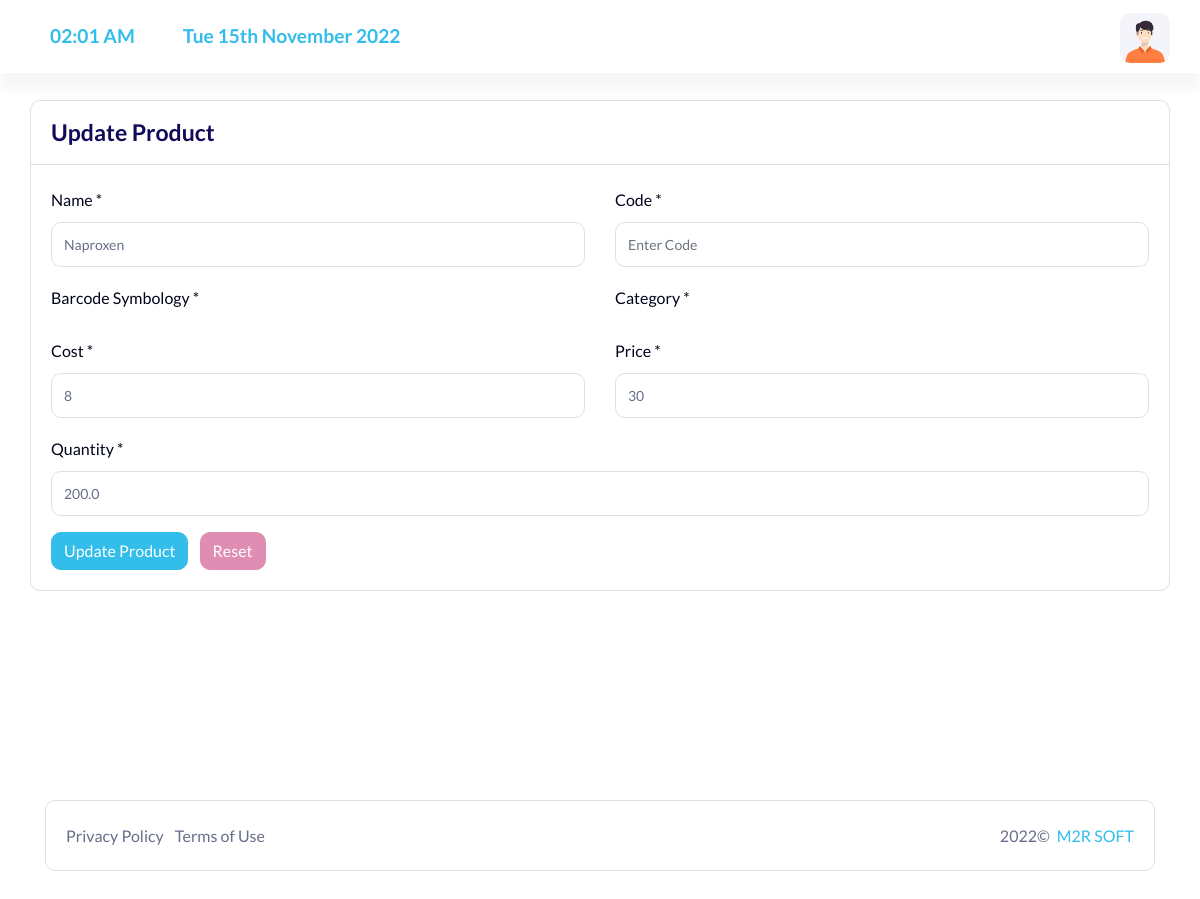
The app's page /edit/product/9 with its own data.
### App1/models.py (models this page shows)
class invent(models.Model):
    id=models.BigAutoField(primary_key=True)
    name=models.CharField(max_length=500)
    buying_price=models.CharField(max_length=1000)
    qutity=models.FloatField(max_length=1000)
    selling_price=models.CharField(max_length=1000)

### App1/views.py (the view)
# urls.py: path('edit/product/<int:id>',views.edit_product,name="ep")
def edit_product(request,id):
    if request.method == "POST":
        name = request.POST['pname']
        buying_price = request.POST['buying_price']
        qutity = request.POST['qutity']
        selling_price = request.POST['selling_price']
        x=invent.objects.get(id=id)
        x.name=name
        x.buying_price=buying_price
        x.qutity=qutity
        x.selling_price=selling_price
        x.save()
        return redirect('/')
    else:
        obj = invent.objects.get(id=id)
        return render(request, 'edit.html', {'obj': obj})

### templates/edit.html (shortened to what this page needs)
{% extends 'main.html' %}
{% block body %}
{%load static%}
    <div class="content-page">
     <div class="container-fluid add-form-list">
        <div class="row">
            <div class="col-sm-12">
                <div class="card">
                    <div class="card-header d-flex justify-content-between">
                        <div class="header-title">
                            <h4 class="card-title">Update Product</h4>
                        </div>
                    </div>
                    <div class="card-body">
                        <form method="POST" action="">
                            <div class="row">
                                <div class="col-md-6">
                                    <div class="form-group">
                                        <label>Name *</label>
                                        <input type="text" name="pname" class="form-control" placeholder="Enter Name" data-errors="Please Enter Name." value="{{obj.name}}">
                                    </div>
                                </div>
                                <div class="col-md-6">
                                    <div class="form-group">
                                        <label>Code *</label>
                                        <input type="text" class="form-control" placeholder="Enter Code" data-errors="Please Enter Code." >
                                    </div>
                                </div>
                                <div class="col-md-6">
                                    <div class="form-group">
                                        <label>Barcode Symbology *</label>
                                    </div>
                                </div>
                                <div class="col-md-6">
                                    <div class="form-group">
                                        <label>Category *</label>
                                    </div>
                                </div>
                                <div class="col-md-6">
                                    <div class="form-group">
                                        <label>Cost *</label>
                                        <input type="text" name="buying_price" class="form-control" placeholder="Enter Cost" data-errors="Please Enter Cost." value="{{obj.buying_price}}">
                                    </div>
                                </div>
                                <div class="col-md-6">
                                    <div class="form-group">
                                        <label>Price *</label>
                                        <input type="text" name="selling_price" class="form-control" placeholder="Enter Price" data-errors="Please Enter Price." value="{{obj.selling_price}}">
                                    </div>
                                </div>
                                <div class="col-md-12">
                                    <div class="form-group">
                                        <label>Quantity *</label>
                                        <input type="number" name="qutity" class="form-control" placeholder="Enter Quantity" value="{{obj.qutity}}">
                                    </div>
                                </div>
                            </div>
                            <button type="submit" class="btn btn-primary mr-2">Update Product</button>
                            <button type="reset" class="btn btn-danger">Reset</button>
                        </form>
                    </div>
                </div>
            </div>
        </div>
    </div>
      </div>
    </div>
    <footer class="iq-footer">
   {% endblock body %}

### records on screen
invent: pname "Naproxen", buying_price "8", selling_price "30", qutity "200.0"

### other values on screen
{{ current_time|center:"150" }} "02:01 AM"
